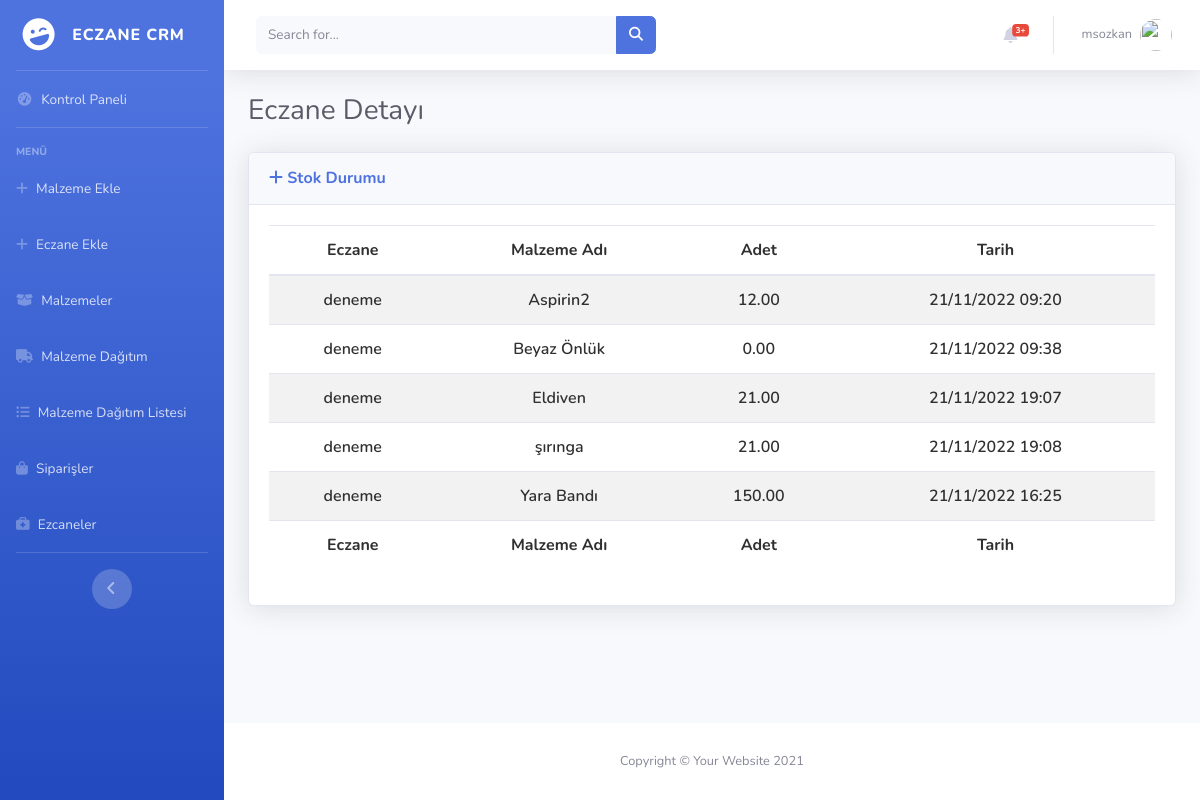
The page /edit/pharmacy/2/ (signed in) on the database its author committed.
### items/models.py (models this page shows, shortened)
class PharmacyStorage(models.Model):
    user = models.ForeignKey(User, on_delete=models.CASCADE)
    item_name = models.ForeignKey(Items, on_delete=models.SET_NULL,null=True)
    quantity=models.DecimalField(max_digits=10,decimal_places=2)
    status=models.BooleanField(default=True)
    created_at = models.DateTimeField(auto_now_add=True,null=True,blank=True)
    updated_at = models.DateTimeField(auto_now=True,null=True,blank=True)

class Items(models.Model):
    item_name=models.CharField(max_length=60)
    quantity=models.DecimalField(max_digits=10,decimal_places=2)
    status=models.BooleanField(default=True)
    created_at = models.DateTimeField(auto_now_add=True,null=True,blank=True)
    updated_at = models.DateTimeField(auto_now=True,null=True,blank=True)
    def __str__(self):
        return self.item_name

### accounts/views.py (the view, shortened to what this page needs)
# urls.py: path("edit/pharmacy/<int:pk>/",views.edit_pharmacy,name="edit_pharmacy"),
@admin_login_required(login_url = "pharmacy:dashboard")
def edit_pharmacy(request,pk):
    instance = get_object_or_404(User,id = pk)
    items=PharmacyStorage.objects.filter(user=instance)
    instance_profile = get_object_or_404(UserProfile,user = instance)
    form=UpdateUserForm(request.POST or None,instance = instance)
    form_profile=UserProfileForm(request.POST or None,instance = instance_profile)
    return render(request,"edit_pharmacy.html",{"form":form,"form_profile":form_profile,"instance":instance,"instance_profile":instance_profile,"items":items})

### accounts/forms.py
class UpdateUserForm(forms.ModelForm):
    username = forms.CharField(max_length=100,
                               required=True,
                               widget=forms.TextInput(attrs={'class': 'form-control form-control-user mb-2', 'placeholder':'Username',"type":"text",}))
    email = forms.EmailField(required=True,
                             widget=forms.TextInput(attrs={'class': 'form-control form-control-user mb-2', 'placeholder':'Email',"type":"email",}))
    class Meta:
        model = User
        fields = ['username', 'email']

class UserProfileForm(forms.ModelForm):
    pharmacy_name=forms.CharField(required=True,widget=forms.TextInput(attrs={'class': "form-control form-control-user mb-2  ",'placeholder':'Eczane Adı','type':"text"}),label=  _('Eczane Adı') )
    class Meta:
        model = UserProfile
        fields = '__all__'
        exclude = ['user','status']
        widgets = {
            'address': forms.Textarea(attrs={'class': "form-control form-control-user mb-2 ", 'placeholder':'Adres',"cols":"10","rows":"7" }),
        }
        labels = {
            'pharmacy_name': _('Eczane Adı'),
            'address': _('Adres'),
        }
        error_messages = {
            'pharmacy_name': {
                'max_length': _("This phone is too long."),
                'unique': _("This phone is already taken."),
                'required':"Please Enter your phone"
            },
            'address': {
                'max_length': _("This address is too long."),
                'unique': _("This address is already taken."),
                'required':"Please Enter your address"
            },
        }

### pharmacy/utils.py (called while the page is built, shortened)
def user_passes_test(
    test_func, login_url=None, redirect_field_name=REDIRECT_FIELD_NAME
):
    def decorator(view_func):
        @wraps(view_func)
        def _wrapped_view(request, *args, **kwargs):
            if test_func(request.user):
                return view_func(request, *args, **kwargs)
        return _wrapped_view
    return decorator

def admin_login_required(
    function=None, redirect_field_name=REDIRECT_FIELD_NAME, login_url=None
):
    actual_decorator = user_passes_test(
        lambda u: u.userprofile.status==1,
        login_url=login_url,
        redirect_field_name=redirect_field_name,
    )
    if function:
        return actual_decorator(function)
    return actual_decorator

### accounts/templates/edit_pharmacy.html (shortened to what this page needs)
{% extends 'layout.html' %}
{% load static %}
{% block css %}
    <link href="https://cdn.datatables.net/1.12.1/css/dataTables.bootstrap5.min.css" rel="stylesheet"/>
    <link href="https://cdn.datatables.net/responsive/2.3.0/css/responsive.bootstrap5.min.css" rel="stylesheet" />
    <link href="https://cdn.datatables.net/buttons/2.2.3/css/buttons.dataTables.min.css" rel="stylesheet"/>
<link
  rel="stylesheet"
  href="https://cdnjs.cloudflare.com/ajax/libs/font-awesome/6.2.0/css/all.min.css"
/>
<link rel="stylesheet" href="{% static 'css/datatables_file.css'%}">
{% endblock  %}
{% block body %}
<div class="container-fluid">
    <h1 class="h3 mb-2 text-gray-800">Eczane Detayı</h1>
</div>
              <div class="container-fluid mt-4">
                <div class="card shadow mb-4">
                    <div class="card-header py-3">
                        <h6 class="m-0 font-weight-bold text-primary">
                            <i class="fa fa-plus"></i>
                            Stok Durumu
                         </h6>
                    </div>
                    <div class="card-body">
                        <div class="table-responsive">
                            <table
                            id="example"
                            class="table table-striped nowrap"
                            style="width: 100%!important">
                            <thead>
                                <tr>
                                  <th data-priority="1">Eczane</th>
                                  <th data-priority="2">Malzeme Adı</th>
                                  <th data-priority="3">Adet</th>
                                  <th data-priority="4">Tarih</th>
                                </tr>
                              </thead>
                              <tbody>
                                {% for item in items %}
                                <tr>
                                  <td>{{item.user}}</td>
                                  <td>{{item.item_name}}</td>
                                  <td>
                                    {{item.quantity}}
                                  </td>
                                  <td>
                                    {{item.updated_at|date:"d/m/Y H:i"}}
                                  </td>
                                </tr>
                                {% endfor %}
                              </tbody>
                              <tfoot>
                                <tr >
                                  <th>Eczane</th>
                                  <th>Malzeme Adı</th>
                                  <th>Adet</th>
                                  <th>Tarih</th>
                                </tr>
                              </tfoot>
                            </table>
                        </div>
                    </div>
                </div>
            </div>
{% endblock  %}

### templates/includes/topbar.html (shortened to what this page needs)
          {% load static %}
                    <nav class="navbar navbar-expand navbar-light bg-white topbar mb-4 static-top shadow">
                        <form
                            class="d-none d-sm-inline-block form-inline mr-auto ml-md-3 my-2 my-md-0 mw-100 navbar-search">
                            <div class="input-group">
                                <input type="text" class="form-control bg-light border-0 small" placeholder="Search for..."
                                    aria-label="Search" aria-describedby="basic-addon2">
                                <div class="input-group-append">
                                    <button class="btn btn-primary" type="button">
                                        <i class="fas fa-search fa-sm"></i>
                                    </button>
                                </div>
                            </div>
                        </form>
                        <ul class="navbar-nav ml-auto">
                            <li class="nav-item dropdown no-arrow mx-1">
                                <a class="nav-link dropdown-toggle" href="#" id="alertsDropdown" role="button"
                                    data-toggle="dropdown" aria-haspopup="true" aria-expanded="false">
                                    <i class="fas fa-bell fa-fw"></i>
                                    <span class="badge badge-danger badge-counter">3+</span>
                                </a>
                            </li>
                            <li class="nav-item dropdown no-arrow">
                                <a class="nav-link dropdown-toggle" href="#" id="userDropdown" role="button"
                                    data-toggle="dropdown" aria-haspopup="true" aria-expanded="false">
                                    {% if user.is_authenticated %}
                                    <span class="mr-2 d-none d-lg-inline text-gray-600 small">{{user.username}}</span>
                                    {% endif %}
                                    <img class="img-profile rounded-circle"
                                        src="{% static 'img/Eric-cartman.png' %}">
                                </a>
                            </li>
                        </ul>
                    </nav>

### static/css/datatables_file.css (style rules this page uses)
tr { height: 2.2rem!important; font-weight: 600; color: rgb(49, 48, 48); }
table#example th , table#example tr , table#example td , table#example thead { text-align:center!important; }

### rows shown on the page
PharmacyStorage: user "deneme", item_name "Aspirin2", quantity "12.00", updated_at "21/11/2022 09:20"
PharmacyStorage: user "deneme", item_name "Beyaz Önlük", quantity "0.00", updated_at "21/11/2022 09:38"
PharmacyStorage: user "deneme", item_name "Eldiven", quantity "21.00", updated_at "21/11/2022 19:07"
PharmacyStorage: user "deneme", item_name "şırınga", quantity "21.00", updated_at "21/11/2022 19:08"
PharmacyStorage: user "deneme", item_name "Yara Bandı", quantity "150.00", updated_at "21/11/2022 16:25"

### other values the page prints
{{ user.username }} "msozkan"
